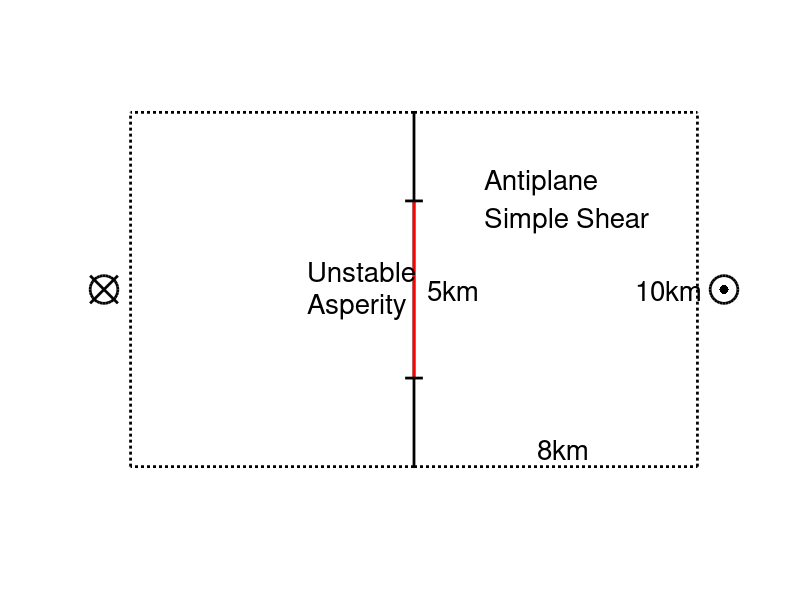

Reproduce this figure in MATLAB.
%%
clear
close all
figure(1)
set(0,'defaultfigurecolor','w')
set(gcf,'Position',[20 20 1000 600]);%左下角位置，宽高
%%
plot([0 0],[-20,20], 'k', "lineWidth", 2)
hold on
plot([32 32],[-20,20], 'k:', "lineWidth", 2)
plot([0 32],[20,20], 'k:', "lineWidth", 2)
plot([0 32],[-20,-20], 'k:', "lineWidth", 2)
%%
plot([-32 -32],[-20,20], 'k:', "lineWidth", 2)
plot([0 -32],[20,20], 'k:', "lineWidth", 2)
plot([0 -32],[-20,-20], 'k:', "lineWidth", 2)
%%
plot(35,0,'ko', 'MarkerSize', 20,"lineWidth", 2)
plot(35,0,'k.', 'MarkerSize', 20,"lineWidth", 2)
plot(-35,0,'ko', 'MarkerSize', 20,"lineWidth", 2)
plot(-35,0,'kx', 'MarkerSize', 20,"lineWidth", 2)
%%
plot([0 0],[-10,10], 'r', "lineWidth", 2)
plot([-1 1],[10,10], 'k', "lineWidth", 2)
plot([-1 1],[-10,-10], 'k', "lineWidth", 2)
%%
text(8,10,["Antiplane"; "Simple Shear"],"Fontsize",20)
text(-12,0,["Unstable"; "Asperity"],"Fontsize",20,'rotation',0)
text(1.5,0,"5km","Fontsize",20,'rotation',0)
text(25,0,"10km","Fontsize",20)
text(14,-18,"8km","Fontsize",20)
axis equal
axis off
%%
exportgraphics(gca, "EEP_antiplane_model_full.png", "BackgroundColor","white","Resolution",600)